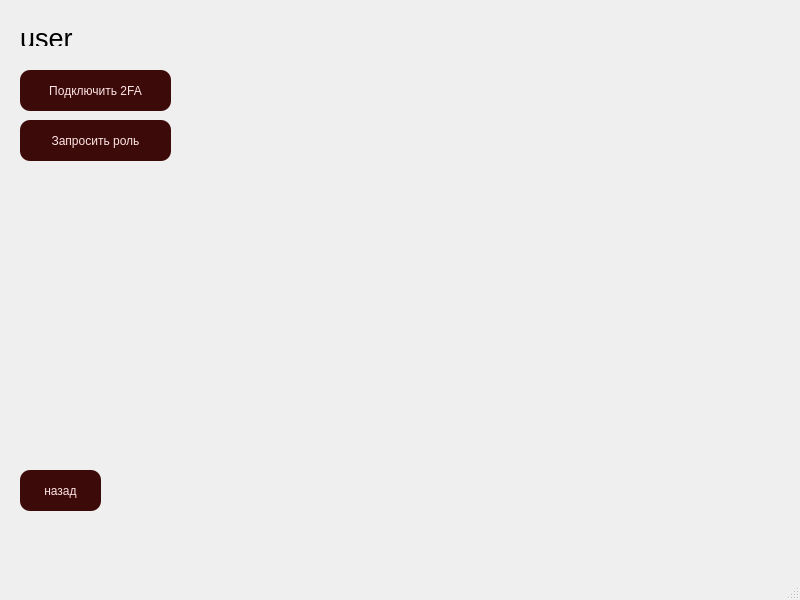
<?xml version="1.0" encoding="UTF-8"?>
<ui version="4.0">
 <class>MainWindow</class>
 <widget class="QMainWindow" name="MainWindow">
  <property name="geometry">
   <rect>
    <x>0</x>
    <y>0</y>
    <width>800</width>
    <height>600</height>
   </rect>
  </property>
  <property name="windowTitle">
   <string>MainWindow</string>
  </property>
  <property name="styleSheet">
   <string notr="true">background: qlineargradient(
    x1: 0, y1: 0, x2: 0, y2: 1,
    stop: 0.09 #6E0204,
    stop: 0.87 #9B5D61
);</string>
  </property>
  <widget class="QWidget" name="centralwidget">
   <widget class="QPushButton" name="pushButton_2">
    <property name="geometry">
     <rect>
      <x>20</x>
      <y>470</y>
      <width>81</width>
      <height>41</height>
     </rect>
    </property>
    <property name="cursor">
     <cursorShape>PointingHandCursor</cursorShape>
    </property>
    <property name="styleSheet">
     <string notr="true">border-radius: 10px;
background-color: #3D0A0A;
padding: 5px;
color: #FFE5E5;</string>
    </property>
    <property name="text">
     <string>назад</string>
    </property>
   </widget>
   <widget class="QPushButton" name="pushButton_3">
    <property name="geometry">
     <rect>
      <x>20</x>
      <y>70</y>
      <width>151</width>
      <height>41</height>
     </rect>
    </property>
    <property name="cursor">
     <cursorShape>PointingHandCursor</cursorShape>
    </property>
    <property name="styleSheet">
     <string notr="true">border-radius: 10px;
background-color: #3D0A0A;
padding: 5px;
color: #FFE5E5;</string>
    </property>
    <property name="text">
     <string>Подключить 2FA</string>
    </property>
   </widget>
   <widget class="QLabel" name="label_5">
    <property name="geometry">
     <rect>
      <x>20</x>
      <y>30</y>
      <width>151</width>
      <height>16</height>
     </rect>
    </property>
    <property name="cursor">
     <cursorShape>PointingHandCursor</cursorShape>
    </property>
    <property name="styleSheet">
     <string notr="true">background-color: none;
font-size: 20pt;</string>
    </property>
    <property name="text">
     <string>user</string>
    </property>
   </widget>
   <widget class="QPushButton" name="pushButton_4">
    <property name="geometry">
     <rect>
      <x>20</x>
      <y>120</y>
      <width>151</width>
      <height>41</height>
     </rect>
    </property>
    <property name="cursor">
     <cursorShape>PointingHandCursor</cursorShape>
    </property>
    <property name="styleSheet">
     <string notr="true">border-radius: 10px;
background-color: #3D0A0A;
padding: 5px;
color: #FFE5E5;</string>
    </property>
    <property name="text">
     <string>Запросить роль</string>
    </property>
   </widget>
  </widget>
  <widget class="QMenuBar" name="menubar">
   <property name="geometry">
    <rect>
     <x>0</x>
     <y>0</y>
     <width>800</width>
     <height>33</height>
    </rect>
   </property>
  </widget>
  <widget class="QStatusBar" name="statusbar"/>
 </widget>
 <resources/>
 <connections/>
</ui>
